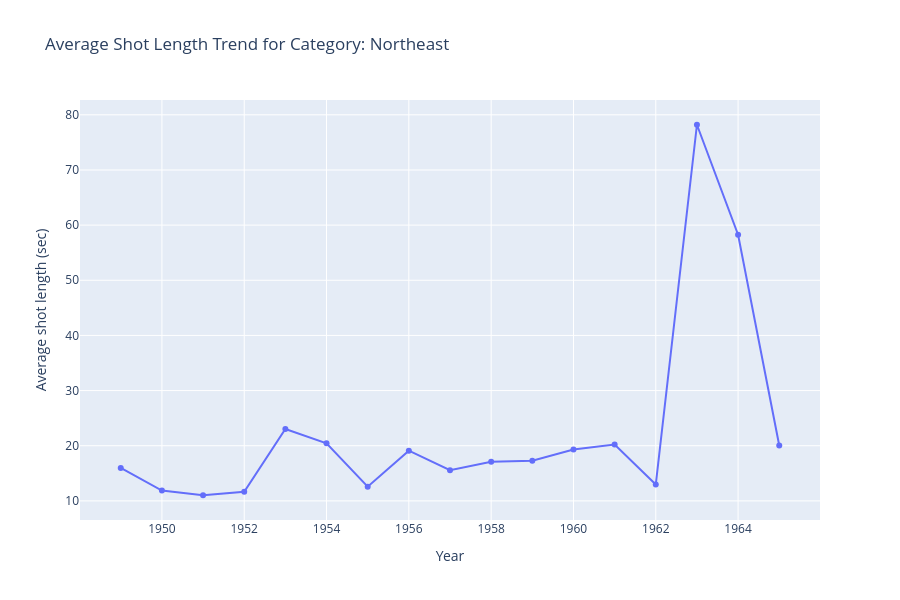

Notebook cell for this chart:
### Markdown cell above
## 7. Average Shot Length Trend by Selected Category

### Code cell
selected_category_df = category_expanded[
    category_expanded["category_name"].astype(str).str.contains(SELECTED_CATEGORY, case=False, na=False, regex=False)
].copy()

if selected_category_df.empty:
    print(f"No films found for SELECTED_CATEGORY={SELECTED_CATEGORY!r}.")
    print("Available categories:")
    for value in sorted(category_expanded["category_name"].dropna().astype(str).unique()):
        print(f"- {value}")
else:
    selected_category_year = (
        selected_category_df.dropna(subset=["year"])
        .groupby("year", as_index=False)
        .agg(
            avg_shot_length=("avg_shot_length", "mean"),
            median_film_avg=("avg_shot_length", "median"),
            film_count=("film", "nunique"),
            total_shots=("shot_count", "sum"),
        )
        .sort_values("year")
    )
    selected_category_year["avg_shot_length"] = selected_category_year["avg_shot_length"].round(3)
    selected_category_year["median_film_avg"] = selected_category_year["median_film_avg"].round(3)
    display(selected_category_year)

    fig_selected_category = px.line(
        selected_category_year,
        x="year",
        y="avg_shot_length",
        markers=True,
        title=f"Average Shot Length Trend for Category: {SELECTED_CATEGORY}",
        hover_data=["film_count", "total_shots", "median_film_avg"],
    )
    fig_selected_category.update_layout(height=600, xaxis_title="Year", yaxis_title="Average shot length (sec)")
    fig_selected_category.show()

### Figure 1 — Plotly figure (JSON) as saved in the notebook; plotly's stock layout.template omitted (floating-point values rounded to 4 significant figures)
{"data": [{"customdata": [[4.0, 2759.0, 17.17], [9.0, 4944.0, 9.136], [1.0, 146.0, 11.02], [2.0, 986.0, 11.66], [3.0, 933.0, 15.12], [7.0, 4932.0, 13.78], [8.0, 5853.0, 8.592], [14.0, 6417.0, 16.1], [12.0, 4973.0, 12.0], [21.0, 6923.0, 14.63], [12.0, 4527.0, 15.46], [9.0, 3296.0, 21.69], [4.0, 1346.0, 13.78], [4.0, 2205.0, 11.96], [9.0, 2998.0, 20.77], [6.0, 2308.0, 17.79], [10.0, 4277.0, 10.45]], "hovertemplate": "year=%{x}<br>avg_shot_length=%{y}<br>film_count=%{customdata[0]}<br>total_shots=%{customdata[1]}<br>median_film_avg=%{customdata[2]}<extra></extra>", "legendgroup": "", "line": {"color": "#636efa", "dash": "solid"}, "marker": {"symbol": "circle"}, "mode": "lines+markers", "name": "", "orientation": "v", "showlegend": false, "type": "scatter", "x": [1949, 1950, 1951, 1952, 1953, 1954, 1955, 1956, 1957, 1958, 1959, 1960, 1961, 1962, 1963, 1964, 1965], "xaxis": "x", "y": [15.97, 11.87, 11.02, 11.66, 23.03, 20.45, 12.57, 19.11, 15.56, 17.1, 17.29, 19.3, 20.23, 12.97, 78.2, 58.26, 20.03], "yaxis": "y"}], "layout": {"height": 600, "legend": {"tracegroupgap": 0}, "title": {"text": "Average Shot Length Trend for Category: Northeast"}, "xaxis": {"anchor": "y", "domain": [0, 1], "title": {"text": "Year"}}, "yaxis": {"anchor": "x", "domain": [0, 1], "title": {"text": "Average shot length (sec)"}}}}
